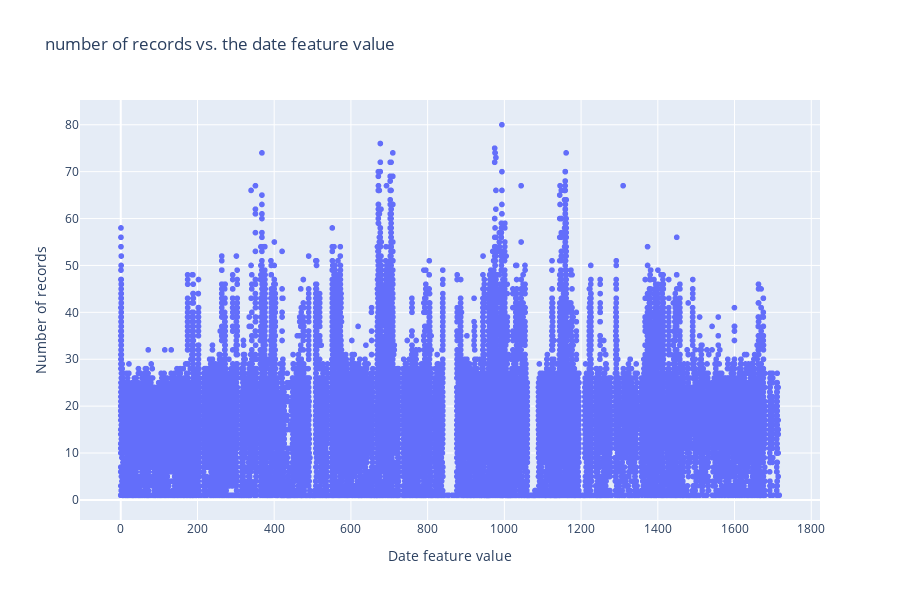

The code cell stored with this chart in its notebook:
### Code cell
fig = px.scatter(start_dates, x="time", y="cnt",labels={'time':'Date feature value','cnt':'Number of records'},title='number of records vs. the date feature value',width=900,height=600)
fig.show()

### Figure 1 — Plotly figure (JSON) as saved in the notebook; plotly's stock layout.template omitted (floating-point values rounded to 4 significant figures; data arrays with more than 128 entries replaced by an {"elided": "..."} marker saying what was removed)
{"data": [{"hovertemplate": "Date feature value=%{x}<br>Number of records=%{y}<extra></extra>", "legendgroup": "", "marker": {"color": "#636efa", "symbol": "circle"}, "mode": "markers", "name": "", "showlegend": false, "type": "scattergl", "x": {"elided": "64357 float values"}, "xaxis": "x", "y": {"elided": "64357 int values"}, "yaxis": "y"}], "layout": {"height": 600, "legend": {"tracegroupgap": 0}, "title": {"text": "number of records vs. the date feature value"}, "width": 900, "xaxis": {"anchor": "y", "autorange": true, "domain": [0, 1], "range": [-106.2, 1823.0], "title": {"text": "Date feature value"}, "type": "linear"}, "yaxis": {"anchor": "x", "autorange": true, "domain": [0, 1], "range": [-4.277, 85.28], "title": {"text": "Number of records"}, "type": "linear"}}}
